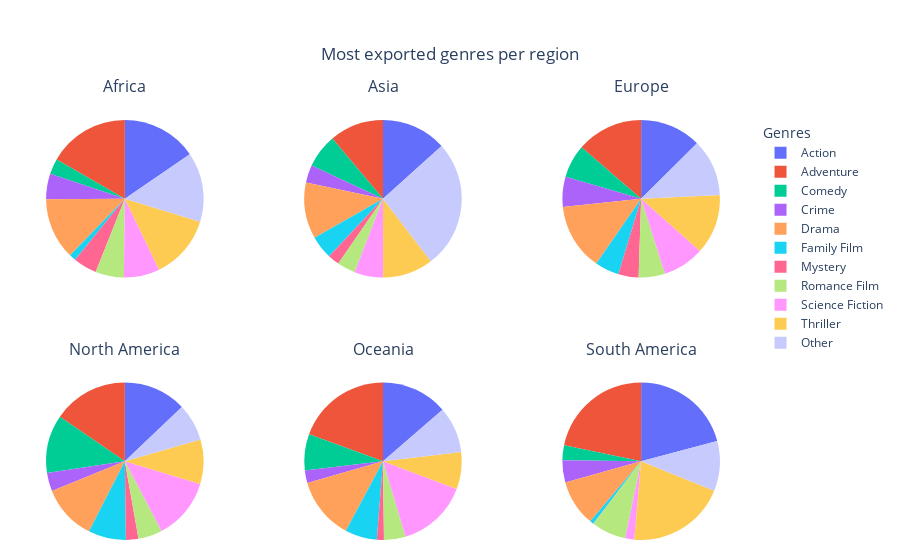

Notebook code for this chart:
### Markdown cell above
# Exported genres

### Code cell
# Filter out domestic gross
column_treated = 'co_production_region'
export_only_df = exploded_df[exploded_df[column_treated] != exploded_df['success_region']]

prepared_df = prepare_data(export_only_df, column_treated)
top_genres = identify_top_genres(prepared_df, 10)
modified_df = modify_dataframe(prepared_df, column_treated, top_genres)

plot_pie_charts(modified_df, column_treated, 'Most exported genres per region', 'docs/plots/pie_chart_exported.html')

### Figure 1 — Plotly figure (JSON) as saved in the notebook; plotly's stock layout.template omitted (floating-point values rounded to 4 significant figures)
{"data": [{"domain": {"x": [0, 0.2889], "y": [0.625, 1]}, "hovertemplate": "Genre: %{label}<br>Revenue: %{value:,d}M<br>%{percent}<extra></extra>", "labels": ["Action", "Adventure", "Comedy", "Crime", "Drama", "Family Film", "Mystery", "Romance Film", "Science Fiction", "Thriller", "Other"], "name": "Africa", "sort": false, "textinfo": "none", "type": "pie", "values": [320.8, 347.3, 65.7, 109.2, 262.6, 28.03, 101.1, 121.5, 152.9, 272.4, 297.4]}, {"domain": {"x": [0.3556, 0.6444], "y": [0.625, 1]}, "hovertemplate": "Genre: %{label}<br>Revenue: %{value:,d}M<br>%{percent}<extra></extra>", "labels": ["Action", "Adventure", "Comedy", "Crime", "Drama", "Family Film", "Mystery", "Romance Film", "Science Fiction", "Thriller", "Other"], "name": "Asia", "sort": false, "textinfo": "none", "type": "pie", "values": [2072.0, 1726.0, 1081.0, 561.8, 1789.0, 738.7, 371.6, 581.0, 914.6, 1609.0, 4076.0]}, {"domain": {"x": [0.7111, 1], "y": [0.625, 1]}, "hovertemplate": "Genre: %{label}<br>Revenue: %{value:,d}M<br>%{percent}<extra></extra>", "labels": ["Action", "Adventure", "Comedy", "Crime", "Drama", "Family Film", "Mystery", "Romance Film", "Science Fiction", "Thriller", "Other"], "name": "Europe", "sort": false, "textinfo": "none", "type": "pie", "values": [14570.0, 15880.0, 7887.0, 7216.0, 15860.0, 5779.0, 4826.0, 6273.0, 9898.0, 14300.0, 13590.0]}, {"domain": {"x": [0, 0.2889], "y": [0, 0.375]}, "hovertemplate": "Genre: %{label}<br>Revenue: %{value:,d}M<br>%{percent}<extra></extra>", "labels": ["Action", "Adventure", "Comedy", "Crime", "Drama", "Family Film", "Mystery", "Romance Film", "Science Fiction", "Thriller", "Other"], "name": "North America", "sort": false, "textinfo": "none", "type": "pie", "values": [46830.0, 56140.0, 43350.0, 13690.0, 41160.0, 28100.0, 9337.0, 17920.0, 45840.0, 33280.0, 27740.0]}, {"domain": {"x": [0.3556, 0.6444], "y": [0, 0.375]}, "hovertemplate": "Genre: %{label}<br>Revenue: %{value:,d}M<br>%{percent}<extra></extra>", "labels": ["Action", "Adventure", "Comedy", "Crime", "Drama", "Family Film", "Mystery", "Romance Film", "Science Fiction", "Thriller", "Other"], "name": "Oceania", "sort": false, "textinfo": "none", "type": "pie", "values": [3987.0, 5677.0, 2188.0, 749.1, 3723.0, 1918.0, 427.4, 1296.0, 4286.0, 2228.0, 2770.0]}, {"domain": {"x": [0.7111, 1], "y": [0, 0.375]}, "hovertemplate": "Genre: %{label}<br>Revenue: %{value:,d}M<br>%{percent}<extra></extra>", "labels": ["Action", "Adventure", "Comedy", "Crime", "Drama", "Family Film", "Mystery", "Romance Film", "Science Fiction", "Thriller", "Other"], "name": "South America", "sort": false, "textinfo": "none", "type": "pie", "values": [215.5, 224.5, 31.75, 46.86, 98.2, 7.632, 0.7287, 73.51, 19.3, 209.9, 105.9]}], "layout": {"annotations": [{"font": {"size": 16}, "showarrow": false, "text": "Africa", "x": 0.1444, "xanchor": "center", "xref": "paper", "y": 1.05, "yanchor": "bottom", "yref": "paper"}, {"font": {"size": 16}, "showarrow": false, "text": "Asia", "x": 0.5, "xanchor": "center", "xref": "paper", "y": 1.05, "yanchor": "bottom", "yref": "paper"}, {"font": {"size": 16}, "showarrow": false, "text": "Europe", "x": 0.8556, "xanchor": "center", "xref": "paper", "y": 1.05, "yanchor": "bottom", "yref": "paper"}, {"font": {"size": 16}, "showarrow": false, "text": "North America", "x": 0.1444, "xanchor": "center", "xref": "paper", "y": 0.425, "yanchor": "bottom", "yref": "paper"}, {"font": {"size": 16}, "showarrow": false, "text": "Oceania", "x": 0.5, "xanchor": "center", "xref": "paper", "y": 0.425, "yanchor": "bottom", "yref": "paper"}, {"font": {"size": 16}, "showarrow": false, "text": "South America", "x": 0.8556, "xanchor": "center", "xref": "paper", "y": 0.425, "yanchor": "bottom", "yref": "paper"}], "legend": {"title": {"text": "Genres"}}, "margin": {"b": 20, "l": 20, "r": 20, "t": 120}, "showlegend": true, "title": {"text": "Most exported genres per region", "x": 0.5}}}
